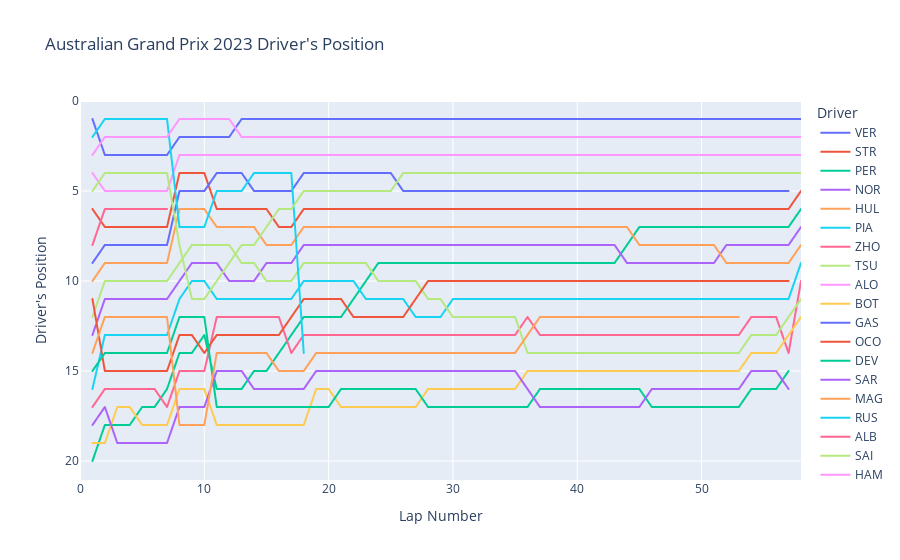

The cell this chart's notebook holds for it:
### Code cell
fig = px.line(laps, x="LapNumber", y='Position',color='Driver',
              hover_data=['LapNumber','Compound', 'TyreLife', 'Position'] , 
              title='Australian Grand Prix 2023 Driver\'s Position',
             labels=dict(LapNumber='Lap Number', Position='Driver\'s Position'))
fig.update_layout(yaxis = dict(autorange="reversed"))
fig.show()
fig.write_html("Driver_Position.html")

### Figure 1 — Plotly figure (JSON) as saved in the notebook; plotly's stock layout.template omitted (floating-point values rounded to 4 significant figures)
{"data": [{"customdata": [["MEDIUM", 1], ["MEDIUM", 2], ["MEDIUM", 3], ["MEDIUM", 4], ["MEDIUM", 5], ["MEDIUM", 6], ["MEDIUM", 7], ["MEDIUM", 8], ["HARD", 1], ["HARD", 2], ["HARD", 3], ["HARD", 4], ["HARD", 5], ["HARD", 6], ["HARD", 7], ["HARD", 8], ["HARD", 9], ["HARD", 10], ["HARD", 11], ["HARD", 12], ["HARD", 13], ["HARD", 14], ["HARD", 15], ["HARD", 16], ["HARD", 17], ["HARD", 18], ["HARD", 19], ["HARD", 20], ["HARD", 21], ["HARD", 22], ["HARD", 23], ["HARD", 24], ["HARD", 25], ["HARD", 26], ["HARD", 27], ["HARD", 28], ["HARD", 29], ["HARD", 30], ["HARD", 31], ["HARD", 32], ["HARD", 33], ["HARD", 34], ["HARD", 35], ["HARD", 36], ["HARD", 37], ["HARD", 38], ["HARD", 39], ["HARD", 40], ["HARD", 41], ["HARD", 42], ["HARD", 43], ["HARD", 44], ["HARD", 45], ["HARD", 46], ["HARD", 47], ["SOFT", 4], ["SOFT", 5], ["SOFT", 6]], "hovertemplate": "Driver=VER<br>Lap Number=%{x}<br>Driver's Position=%{y}<br>Compound=%{customdata[0]}<br>TyreLife=%{customdata[1]}<extra></extra>", "legendgroup": "VER", "line": {"color": "#636efa", "dash": "solid"}, "marker": {"symbol": "circle"}, "mode": "lines", "name": "VER", "showlegend": true, "type": "scattergl", "x": [1, 2, 3, 4, 5, 6, 7, 8, 9, 10, 11, 12, 13, 14, 15, 16, 17, 18, 19, 20, 21, 22, 23, 24, 25, 26, 27, 28, 29, 30, 31, 32, 33, 34, 35, 36, 37, 38, 39, 40, 41, 42, 43, 44, 45, 46, 47, 48, 49, 50, 51, 52, 53, 54, 55, 56, 57, 58], "xaxis": "x", "y": [1, 3, 3, 3, 3, 3, 3, 2, 2, 2, 2, 2, 1, 1, 1, 1, 1, 1, 1, 1, 1, 1, 1, 1, 1, 1, 1, 1, 1, 1, 1, 1, 1, 1, 1, 1, 1, 1, 1, 1, 1, 1, 1, 1, 1, 1, 1, 1, 1, 1, 1, 1, 1, 1, 1, 1, 1, 1], "yaxis": "y"}, {"customdata": [["MEDIUM", 2], ["MEDIUM", 3], ["MEDIUM", 4], ["MEDIUM", 5], ["MEDIUM", 6], ["MEDIUM", 7], ["MEDIUM", 8], ["MEDIUM", 9], ["HARD", 1], ["HARD", 2], ["HARD", 3], ["HARD", 4], ["HARD", 5], ["HARD", 6], ["HARD", 7], ["HARD", 8], ["HARD", 9], ["HARD", 10], ["HARD", 11], ["HARD", 12], ["HARD", 13], ["HARD", 14], ["HARD", 15], ["HARD", 16], ["HARD", 17], ["HARD", 18], ["HARD", 19], ["HARD", 20], ["HARD", 21], ["HARD", 22], ["HARD", 23], ["HARD", 24], ["HARD", 25], ["HARD", 26], ["HARD", 27], ["HARD", 28], ["HARD", 29], ["HARD", 30], ["HARD", 31], ["HARD", 32], ["HARD", 33], ["HARD", 34], ["HARD", 35], ["HARD", 36], ["HARD", 37], ["HARD", 38], ["HARD", 39], ["HARD", 40], ["HARD", 41], ["HARD", 42], ["HARD", 43], ["HARD", 44], ["HARD", 45], ["HARD", 46], ["HARD", 47], ["SOFT", 6], ["SOFT", 7], ["SOFT", 7]], "hovertemplate": "Driver=STR<br>Lap Number=%{x}<br>Driver's Position=%{y}<br>Compound=%{customdata[0]}<br>TyreLife=%{customdata[1]}<extra></extra>", "legendgroup": "STR", "line": {"color": "#EF553B", "dash": "solid"}, "marker": {"symbol": "circle"}, "mode": "lines", "name": "STR", "showlegend": true, "type": "scattergl", "x": [1, 2, 3, 4, 5, 6, 7, 8, 9, 10, 11, 12, 13, 14, 15, 16, 17, 18, 19, 20, 21, 22, 23, 24, 25, 26, 27, 28, 29, 30, 31, 32, 33, 34, 35, 36, 37, 38, 39, 40, 41, 42, 43, 44, 45, 46, 47, 48, 49, 50, 51, 52, 53, 54, 55, 56, 57, 58], "xaxis": "x", "y": [6, 7, 7, 7, 7, 7, 7, 4, 4, 4, 6, 6, 6, 6, 6, 7, 7, 6, 6, 6, 6, 6, 6, 6, 6, 6, 6, 6, 6, 6, 6, 6, 6, 6, 6, 6, 6, 6, 6, 6, 6, 6, 6, 6, 6, 6, 6, 6, 6, 6, 6, 6, 6, 6, 6, 6, 6, 5], "yaxis": "y"}, {"customdata": [["HARD", 1], ["MEDIUM", null], ["HARD", 1], ["HARD", 2], ["HARD", 3], ["HARD", 4], ["HARD", 5], ["HARD", 6], ["HARD", 2], ["HARD", 3], ["HARD", 4], ["HARD", 5], ["HARD", 6], ["HARD", 7], ["HARD", 8], ["HARD", 9], ["HARD", 10], ["HARD", 11], ["HARD", 12], ["HARD", 13], ["HARD", 14], ["HARD", 15], ["HARD", 16], ["HARD", 17], ["HARD", 18], ["HARD", 19], ["HARD", 20], ["HARD", 21], ["HARD", 22], ["HARD", 23], ["HARD", 24], ["HARD", 25], ["HARD", 26], ["HARD", 27], ["HARD", 28], ["HARD", 29], ["HARD", 30], ["HARD", 31], ["HARD", 32], ["HARD", 33], ["HARD", 34], ["HARD", 35], ["HARD", 36], ["HARD", 37], ["HARD", 38], ["HARD", 39], ["HARD", 40], ["HARD", 41], ["HARD", 42], ["HARD", 43], ["HARD", 44], ["HARD", 45], ["HARD", 46], ["HARD", 47], ["HARD", 48], ["SOFT", 1], ["SOFT", 2], ["SOFT", 1]], "hovertemplate": "Driver=PER<br>Lap Number=%{x}<br>Driver's Position=%{y}<br>Compound=%{customdata[0]}<br>TyreLife=%{customdata[1]}<extra></extra>", "legendgroup": "PER", "line": {"color": "#00cc96", "dash": "solid"}, "marker": {"symbol": "circle"}, "mode": "lines", "name": "PER", "showlegend": true, "type": "scattergl", "x": [1, 2, 3, 4, 5, 6, 7, 8, 9, 10, 11, 12, 13, 14, 15, 16, 17, 18, 19, 20, 21, 22, 23, 24, 25, 26, 27, 28, 29, 30, 31, 32, 33, 34, 35, 36, 37, 38, 39, 40, 41, 42, 43, 44, 45, 46, 47, 48, 49, 50, 51, 52, 53, 54, 55, 56, 57, 58], "xaxis": "x", "y": [20, 18, 18, 18, 17, 17, 16, 14, 14, 13, 16, 16, 16, 15, 15, 14, 13, 12, 12, 12, 12, 11, 10, 9, 9, 9, 9, 9, 9, 9, 9, 9, 9, 9, 9, 9, 9, 9, 9, 9, 9, 9, 9, 8, 7, 7, 7, 7, 7, 7, 7, 7, 7, 7, 7, 7, 7, 6], "yaxis": "y"}, {"customdata": [["MEDIUM", 1], ["MEDIUM", 2], ["MEDIUM", 3], ["MEDIUM", 4], ["MEDIUM", 5], ["MEDIUM", 6], ["MEDIUM", 7], ["MEDIUM", 8], ["HARD", 1], ["HARD", 2], ["HARD", 3], ["HARD", 4], ["HARD", 5], ["HARD", 6], ["HARD", 7], ["HARD", 8], ["HARD", 9], ["HARD", 10], ["HARD", 11], ["HARD", 12], ["HARD", 13], ["HARD", 14], ["HARD", 15], ["HARD", 16], ["HARD", 17], ["HARD", 18], ["HARD", 19], ["HARD", 20], ["HARD", 21], ["HARD", 22], ["HARD", 23], ["HARD", 24], ["HARD", 25], ["HARD", 26], ["HARD", 27], ["HARD", 28], ["HARD", 29], ["HARD", 30], ["HARD", 31], ["HARD", 32], ["HARD", 33], ["HARD", 34], ["HARD", 35], ["HARD", 36], ["HARD", 37], ["HARD", 38], ["HARD", 39], ["HARD", 40], ["HARD", 41], ["HARD", 42], ["HARD", 43], ["HARD", 44], ["HARD", 45], ["HARD", 46], ["HARD", 47], ["SOFT", 1], ["SOFT", 2], ["SOFT", 5]], "hovertemplate": "Driver=NOR<br>Lap Number=%{x}<br>Driver's Position=%{y}<br>Compound=%{customdata[0]}<br>TyreLife=%{customdata[1]}<extra></extra>", "legendgroup": "NOR", "line": {"color": "#ab63fa", "dash": "solid"}, "marker": {"symbol": "circle"}, "mode": "lines", "name": "NOR", "showlegend": true, "type": "scattergl", "x": [1, 2, 3, 4, 5, 6, 7, 8, 9, 10, 11, 12, 13, 14, 15, 16, 17, 18, 19, 20, 21, 22, 23, 24, 25, 26, 27, 28, 29, 30, 31, 32, 33, 34, 35, 36, 37, 38, 39, 40, 41, 42, 43, 44, 45, 46, 47, 48, 49, 50, 51, 52, 53, 54, 55, 56, 57, 58], "xaxis": "x", "y": [13, 11, 11, 11, 11, 11, 11, 10, 9, 9, 9, 10, 10, 10, 9, 9, 9, 8, 8, 8, 8, 8, 8, 8, 8, 8, 8, 8, 8, 8, 8, 8, 8, 8, 8, 8, 8, 8, 8, 8, 8, 8, 8, 9, 9, 9, 9, 9, 9, 9, 9, 8, 8, 8, 8, 8, 8, 7], "yaxis": "y"}, {"customdata": [["MEDIUM", 1], ["MEDIUM", 2], ["MEDIUM", 3], ["MEDIUM", 4], ["MEDIUM", 5], ["MEDIUM", 6], ["MEDIUM", 7], ["MEDIUM", 8], ["HARD", 1], ["HARD", 2], ["HARD", 3], ["HARD", 4], ["HARD", 5], ["HARD", 6], ["HARD", 7], ["HARD", 8], ["HARD", 9], ["HARD", 10], ["HARD", 11], ["HARD", 12], ["HARD", 13], ["HARD", 14], ["HARD", 15], ["HARD", 16], ["HARD", 17], ["HARD", 18], ["HARD", 19], ["HARD", 20], ["HARD", 21], ["HARD", 22], ["HARD", 23], ["HARD", 24], ["HARD", 25], ["HARD", 26], ["HARD", 27], ["HARD", 28], ["HARD", 29], ["HARD", 30], ["HARD", 31], ["HARD", 32], ["HARD", 33], ["HARD", 34], ["HARD", 35], ["HARD", 36], ["HARD", 37], ["HARD", 38], ["HARD", 39], ["HARD", 40], ["HARD", 41], ["HARD", 42], ["HARD", 43], ["HARD", 44], ["HARD", 45], ["HARD", 46], ["HARD", 47], ["SOFT", 5], ["SOFT", 6], ["SOFT", 5]], "hovertemplate": "Driver=HUL<br>Lap Number=%{x}<br>Driver's Position=%{y}<br>Compound=%{customdata[0]}<br>TyreLife=%{customdata[1]}<extra></extra>", "legendgroup": "HUL", "line": {"color": "#FFA15A", "dash": "solid"}, "marker": {"symbol": "circle"}, "mode": "lines", "name": "HUL", "showlegend": true, "type": "scattergl", "x": [1, 2, 3, 4, 5, 6, 7, 8, 9, 10, 11, 12, 13, 14, 15, 16, 17, 18, 19, 20, 21, 22, 23, 24, 25, 26, 27, 28, 29, 30, 31, 32, 33, 34, 35, 36, 37, 38, 39, 40, 41, 42, 43, 44, 45, 46, 47, 48, 49, 50, 51, 52, 53, 54, 55, 56, 57, 58], "xaxis": "x", "y": [10, 9, 9, 9, 9, 9, 9, 6, 6, 6, 7, 7, 7, 7, 8, 8, 8, 7, 7, 7, 7, 7, 7, 7, 7, 7, 7, 7, 7, 7, 7, 7, 7, 7, 7, 7, 7, 7, 7, 7, 7, 7, 7, 7, 8, 8, 8, 8, 8, 8, 8, 9, 9, 9, 9, 9, 9, 8], "yaxis": "y"}, {"customdata": [["MEDIUM", 1], ["MEDIUM", 2], ["MEDIUM", 3], ["MEDIUM", 4], ["MEDIUM", 5], ["MEDIUM", 6], ["MEDIUM", 7], ["MEDIUM", 8], ["HARD", 1], ["HARD", 2], ["HARD", 3], ["HARD", 4], ["HARD", 5], ["HARD", 6], ["HARD", 7], ["HARD", 8], ["HARD", 9], ["HARD", 10], ["HARD", 11], ["HARD", 12], ["HARD", 13], ["HARD", 14], ["HARD", 15], ["HARD", 16], ["HARD", 17], ["HARD", 18], ["HARD", 19], ["HARD", 20], ["HARD", 21], ["HARD", 22], ["HARD", 23], ["HARD", 24], ["HARD", 25], ["HARD", 26], ["HARD", 27], ["HARD", 28], ["HARD", 29], ["HARD", 30], ["HARD", 31], ["HARD", 32], ["HARD", 33], ["HARD", 34], ["HARD", 35], ["HARD", 36], ["HARD", 37], ["HARD", 38], ["HARD", 39], ["HARD", 40], ["HARD", 41], ["HARD", 42], ["HARD", 43], ["HARD", 44], ["HARD", 45], ["HARD", 46], ["SOFT", 1], ["UNKNOWN", 1], ["SOFT", 3], ["SOFT", 1]], "hovertemplate": "Driver=PIA<br>Lap Number=%{x}<br>Driver's Position=%{y}<br>Compound=%{customdata[0]}<br>TyreLife=%{customdata[1]}<extra></extra>", "legendgroup": "PIA", "line": {"color": "#19d3f3", "dash": "solid"}, "marker": {"symbol": "circle"}, "mode": "lines", "name": "PIA", "showlegend": true, "type": "scattergl", "x": [1, 2, 3, 4, 5, 6, 7, 8, 9, 10, 11, 12, 13, 14, 15, 16, 17, 18, 19, 20, 21, 22, 23, 24, 25, 26, 27, 28, 29, 30, 31, 32, 33, 34, 35, 36, 37, 38, 39, 40, 41, 42, 43, 44, 45, 46, 47, 48, 49, 50, 51, 52, 53, 54, 55, 56, 57, 58], "xaxis": "x", "y": [16, 13, 13, 13, 13, 13, 13, 11, 10, 10, 11, 11, 11, 11, 11, 11, 11, 10, 10, 10, 10, 10, 11, 11, 11, 11, 12, 12, 12, 11, 11, 11, 11, 11, 11, 11, 11, 11, 11, 11, 11, 11, 11, 11, 11, 11, 11, 11, 11, 11, 11, 11, 11, 11, 11, 11, 11, 9], "yaxis": "y"}, {"customdata": [["SOFT", 1], ["HARD", 1], ["HARD", 2], ["HARD", 3], ["HARD", 4], ["HARD", 5], ["HARD", 6], ["HARD", 7], ["HARD", 8], ["HARD", 9], ["HARD", 10], ["HARD", 11], ["HARD", 12], ["HARD", 13], ["HARD", 14], ["HARD", 15], ["HARD", 16], ["HARD", 17], ["HARD", 18], ["HARD", 19], ["HARD", 20], ["HARD", 21], ["HARD", 22], ["HARD", 23], ["HARD", 24], ["HARD", 25], ["HARD", 26], ["HARD", 27], ["HARD", 28], ["HARD", 29], ["HARD", 30], ["HARD", 31], ["HARD", 32], ["HARD", 33], ["HARD", 34], ["HARD", 35], ["HARD", 36], ["HARD", 37], ["HARD", 38], ["HARD", 39], ["HARD", 40], ["HARD", 41], ["HARD", 42], ["HARD", 43], ["HARD", 44], ["HARD", 45], ["HARD", 46], ["HARD", 47], ["HARD", 48], ["HARD", 49], ["HARD", 50], ["HARD", 51], ["HARD", 52], ["HARD", 53], ["SOFT", null], ["SOFT", null], ["SOFT", null], ["SOFT", 3]], "hovertemplate": "Driver=ZHO<br>Lap Number=%{x}<br>Driver's Position=%{y}<br>Compound=%{customdata[0]}<br>TyreLife=%{customdata[1]}<extra></extra>", "legendgroup": "ZHO", "line": {"color": "#FF6692", "dash": "solid"}, "marker": {"symbol": "circle"}, "mode": "lines", "name": "ZHO", "showlegend": true, "type": "scattergl", "x": [1, 2, 3, 4, 5, 6, 7, 8, 9, 10, 11, 12, 13, 14, 15, 16, 17, 18, 19, 20, 21, 22, 23, 24, 25, 26, 27, 28, 29, 30, 31, 32, 33, 34, 35, 36, 37, 38, 39, 40, 41, 42, 43, 44, 45, 46, 47, 48, 49, 50, 51, 52, 53, 54, 55, 56, 57, 58], "xaxis": "x", "y": [17, 16, 16, 16, 16, 16, 17, 15, 15, 15, 12, 12, 12, 12, 12, 12, 14, 13, 13, 13, 13, 13, 13, 13, 13, 13, 13, 13, 13, 13, 13, 13, 13, 13, 13, 12, 13, 13, 13, 13, 13, 13, 13, 13, 13, 13, 13, 13, 13, 13, 13, 13, 13, 12, 12, 12, 14, 10], "yaxis": "y"}, {"customdata": [["MEDIUM", 1], ["MEDIUM", 2], ["MEDIUM", 3], ["MEDIUM", 4], ["MEDIUM", 5], ["MEDIUM", 6], ["MEDIUM", 7], ["MEDIUM", 8], ["HARD", 1], ["HARD", 2], ["HARD", 3], ["HARD", 4], ["HARD", 5], ["HARD", 6], ["HARD", 7], ["HARD", 8], ["HARD", 9], ["HARD", 10], ["HARD", 11], ["HARD", 12], ["HARD", 13], ["HARD", 14], ["HARD", 15], ["HARD", 16], ["HARD", 17], ["HARD", 18], ["HARD", 19], ["HARD", 20], ["HARD", 21], ["HARD", 22], ["HARD", 23], ["HARD", 24], ["HARD", 25], ["HARD", 26], ["HARD", 27], ["HARD", 28], ["HARD", 29], ["HARD", 30], ["HARD", 31], ["HARD", 32], ["HARD", 33], ["HARD", 34], ["HARD", 35], ["HARD", 36], ["HARD", 37], ["HARD", 38], ["HARD", 39], ["HARD", 40], ["HARD", 41], ["HARD", 42], ["HARD", 43], ["HARD", 44], ["HARD", 45], ["HARD", 46], ["SOFT", 1], ["SOFT", 5], ["SOFT", 6], ["SOFT", 9]], "hovertemplate": "Driver=TSU<br>Lap Number=%{x}<br>Driver's Position=%{y}<br>Compound=%{customdata[0]}<br>TyreLife=%{customdata[1]}<extra></extra>", "legendgroup": "TSU", "line": {"color": "#B6E880", "dash": "solid"}, "marker": {"symbol": "circle"}, "mode": "lines", "name": "TSU", "showlegend": true, "type": "scattergl", "x": [1, 2, 3, 4, 5, 6, 7, 8, 9, 10, 11, 12, 13, 14, 15, 16, 17, 18, 19, 20, 21, 22, 23, 24, 25, 26, 27, 28, 29, 30, 31, 32, 33, 34, 35, 36, 37, 38, 39, 40, 41, 42, 43, 44, 45, 46, 47, 48, 49, 50, 51, 52, 53, 54, 55, 56, 57, 58], "xaxis": "x", "y": [12, 10, 10, 10, 10, 10, 10, 9, 8, 8, 8, 8, 9, 9, 10, 10, 10, 9, 9, 9, 9, 9, 9, 10, 10, 10, 10, 11, 11, 12, 12, 12, 12, 12, 12, 14, 14, 14, 14, 14, 14, 14, 14, 14, 14, 14, 14, 14, 14, 14, 14, 14, 14, 13, 13, 13, 12, 11], "yaxis": "y"}, {"customdata": [["MEDIUM", 2], ["MEDIUM", 3], ["MEDIUM", 4], ["MEDIUM", 5], ["MEDIUM", 6], ["MEDIUM", 7], ["MEDIUM", 8], ["MEDIUM", 9], ["HARD", 1], ["HARD", 2], ["HARD", 3], ["HARD", 4], ["HARD", 5], ["HARD", 6], ["HARD", 7], ["HARD", 8], ["HARD", 9], ["HARD", 10], ["HARD", 11], ["HARD", 12], ["HARD", 13], ["HARD", 14], ["HARD", 15], ["HARD", 16], ["HARD", 17], ["HARD", 18], ["HARD", 19], ["HARD", 20], ["HARD", 21], ["HARD", 22], ["HARD", 23], ["HARD", 24], ["HARD", 25], ["HARD", 26], ["HARD", 27], ["HARD", 28], ["HARD", 29], ["HARD", 30], ["HARD", 31], ["HARD", 32], ["HARD", 33], ["HARD", 34], ["HARD", 35], ["HARD", 36], ["HARD", 37], ["HARD", 38], ["HARD", 39], ["HARD", 40], ["HARD", 41], ["HARD", 42], ["HARD", 43], ["HARD", 44], ["HARD", 45], ["HARD", 46], ["HARD", 47], ["SOFT", 5], ["SOFT", 6], ["SOFT", 5]], "hovertemplate": "Driver=ALO<br>Lap Number=%{x}<br>Driver's Position=%{y}<br>Compound=%{customdata[0]}<br>TyreLife=%{customdata[1]}<extra></extra>", "legendgroup": "ALO", "line": {"color": "#FF97FF", "dash": "solid"}, "marker": {"symbol": "circle"}, "mode": "lines", "name": "ALO", "showlegend": true, "type": "scattergl", "x": [1, 2, 3, 4, 5, 6, 7, 8, 9, 10, 11, 12, 13, 14, 15, 16, 17, 18, 19, 20, 21, 22, 23, 24, 25, 26, 27, 28, 29, 30, 31, 32, 33, 34, 35, 36, 37, 38, 39, 40, 41, 42, 43, 44, 45, 46, 47, 48, 49, 50, 51, 52, 53, 54, 55, 56, 57, 58], "xaxis": "x", "y": [4, 5, 5, 5, 5, 5, 5, 3, 3, 3, 3, 3, 3, 3, 3, 3, 3, 3, 3, 3, 3, 3, 3, 3, 3, 3, 3, 3, 3, 3, 3, 3, 3, 3, 3, 3, 3, 3, 3, 3, 3, 3, 3, 3, 3, 3, 3, 3, 3, 3, 3, 3, 3, 3, 3, 3, 3, 3], "yaxis": "y"}, {"customdata": [["SOFT", 1], ["HARD", null], ["HARD", null], ["HARD", null], ["HARD", null], ["HARD", null], ["HARD", null], ["HARD", null], ["HARD", 8], ["HARD", 9], ["HARD", 10], ["HARD", 11], ["HARD", 12], ["HARD", 13], ["HARD", 14], ["HARD", 15], ["HARD", 16], ["HARD", 17], ["HARD", 18], ["HARD", 19], ["HARD", 20], ["HARD", 21], ["HARD", 22], ["HARD", 23], ["HARD", 24], ["HARD", 25], ["HARD", 26], ["HARD", 27], ["HARD", 28], ["HARD", 29], ["HARD", 30], ["HARD", 31], ["HARD", 32], ["HARD", 33], ["HARD", 34], ["HARD", 35], ["HARD", 36], ["HARD", 37], ["HARD", 38], ["HARD", 39], ["HARD", 40], ["HARD", 41], ["HARD", 42], ["HARD", 43], ["HARD", 44], ["HARD", 45], ["HARD", 46], ["HARD", 47], ["HARD", 48], ["HARD", 49], ["HARD", 50], ["HARD", 51], ["HARD", 52], ["SOFT", null], ["UNKNOWN", 1], ["SOFT", 3], ["SOFT", 4], ["SOFT", 5]], "hovertemplate": "Driver=BOT<br>Lap Number=%{x}<br>Driver's Position=%{y}<br>Compound=%{customdata[0]}<br>TyreLife=%{customdata[1]}<extra></extra>", "legendgroup": "BOT", "line": {"color": "#FECB52", "dash": "solid"}, "marker": {"symbol": "circle"}, "mode": "lines", "name": "BOT", "showlegend": true, "type": "scattergl", "x": [1, 2, 3, 4, 5, 6, 7, 8, 9, 10, 11, 12, 13, 14, 15, 16, 17, 18, 19, 20, 21, 22, 23, 24, 25, 26, 27, 28, 29, 30, 31, 32, 33, 34, 35, 36, 37, 38, 39, 40, 41, 42, 43, 44, 45, 46, 47, 48, 49, 50, 51, 52, 53, 54, 55, 56, 57, 58], "xaxis": "x", "y": [19, 19, 17, 17, 18, 18, 18, 16, 16, 16, 18, 18, 18, 18, 18, 18, 18, 18, 16, 16, 17, 17, 17, 17, 17, 17, 17, 16, 16, 16, 16, 16, 16, 16, 16, 15, 15, 15, 15, 15, 15, 15, 15, 15, 15, 15, 15, 15, 15, 15, 15, 15, 15, 14, 14, 14, 13, 12], "yaxis": "y"}, {"customdata": [["SOFT", 1], ["SOFT", 2], ["SOFT", 3], ["SOFT", 4], ["SOFT", 5], ["SOFT", 6], ["SOFT", 7], ["SOFT", 8], ["HARD", 1], ["HARD", 2], ["HARD", 3], ["HARD", 4], ["HARD", 5], ["HARD", 6], ["HARD", 7], ["HARD", 8], ["HARD", 9], ["HARD", 10], ["HARD", 11], ["HARD", 12], ["HARD", 13], ["HARD", 14], ["HARD", 15], ["HARD", 16], ["HARD", 17], ["HARD", 18], ["HARD", 19], ["HARD", 20], ["HARD", 21], ["HARD", 22], ["HARD", 23], ["HARD", 24], ["HARD", 25], ["HARD", 26], ["HARD", 27], ["HARD", 28], ["HARD", 29], ["HARD", 30], ["HARD", 31], ["HARD", 32], ["HARD", 33], ["HARD", 34], ["HARD", 35], ["HARD", 36], ["HARD", 37], ["HARD", 38], ["HARD", 39], ["HARD", 40], ["HARD", 41], ["HARD", 42], ["HARD", 43], ["HARD", 44], ["HARD", 45], ["HARD", 46], ["HARD", 47], ["SOFT", 2], ["SOFT", 3]], "hovertemplate": "Driver=GAS<br>Lap Number=%{x}<br>Driver's Position=%{y}<br>Compound=%{customdata[0]}<br>TyreLife=%{customdata[1]}<extra></extra>", "legendgroup": "GAS", "line": {"color": "#636efa", "dash": "solid"}, "marker": {"symbol": "circle"}, "mode": "lines", "name": "GAS", "showlegend": true, "type": "scattergl", "x": [1, 2, 3, 4, 5, 6, 7, 8, 9, 10, 11, 12, 13, 14, 15, 16, 17, 18, 19, 20, 21, 22, 23, 24, 25, 26, 27, 28, 29, 30, 31, 32, 33, 34, 35, 36, 37, 38, 39, 40, 41, 42, 43, 44, 45, 46, 47, 48, 49, 50, 51, 52, 53, 54, 55, 56, 57], "xaxis": "x", "y": [9, 8, 8, 8, 8, 8, 8, 5, 5, 5, 4, 4, 4, 5, 5, 5, 5, 4, 4, 4, 4, 4, 4, 4, 4, 5, 5, 5, 5, 5, 5, 5, 5, 5, 5, 5, 5, 5, 5, 5, 5, 5, 5, 5, 5, 5, 5, 5, 5, 5, 5, 5, 5, 5, 5, 5, 5], "yaxis": "y"}, {"customdata": [["SOFT", 1], ["HARD", null], ["HARD", null], ["HARD", null], ["HARD", null], ["HARD", null], ["HARD", null], ["HARD", null], ["HARD", 8], ["HARD", 9], ["HARD", 10], ["HARD", 11], ["HARD", 12], ["HARD", 13], ["HARD", 14], ["HARD", 15], ["HARD", 16], ["HARD", 17], ["HARD", 18], ["HARD", 19], ["HARD", 20], ["HARD", 21], ["HARD", 22], ["HARD", 23], ["HARD", 24], ["HARD", 25], ["HARD", 26], ["HARD", 27], ["HARD", 28], ["HARD", 29], ["HARD", 30], ["HARD", 31], ["HARD", 32], ["HARD", 33], ["HARD", 34], ["HARD", 35], ["HARD", 36], ["HARD", 37], ["HARD", 38], ["HARD", 39], ["HARD", 40], ["HARD", 41], ["HARD", 42], ["HARD", 43], ["HARD", 44], ["HARD", 45], ["HARD", 46], ["HARD", 47], ["HARD", 48], ["HARD", 49], ["HARD", 50], ["HARD", 51], ["HARD", 52], ["HARD", 53], ["HARD", 54], ["SOFT", null], ["SOFT", null]], "hovertemplate": "Driver=OCO<br>Lap Number=%{x}<br>Driver's Position=%{y}<br>Compound=%{customdata[0]}<br>TyreLife=%{customdata[1]}<extra></extra>", "legendgroup": "OCO", "line": {"color": "#EF553B", "dash": "solid"}, "marker": {"symbol": "circle"}, "mode": "lines", "name": "OCO", "showlegend": true, "type": "scattergl", "x": [1, 2, 3, 4, 5, 6, 7, 8, 9, 10, 11, 12, 13, 14, 15, 16, 17, 18, 19, 20, 21, 22, 23, 24, 25, 26, 27, 28, 29, 30, 31, 32, 33, 34, 35, 36, 37, 38, 39, 40, 41, 42, 43, 44, 45, 46, 47, 48, 49, 50, 51, 52, 53, 54, 55, 56, 57], "xaxis": "x", "y": [11, 15, 15, 15, 15, 15, 15, 13, 13, 14, 13, 13, 13, 13, 13, 13, 12, 11, 11, 11, 11, 12, 12, 12, 12, 12, 11, 10, 10, 10, 10, 10, 10, 10, 10, 10, 10, 10, 10, 10, 10, 10, 10, 10, 10, 10, 10, 10, 10, 10, 10, 10, 10, 10, 10, 10, 10], "yaxis": "y"}, {"customdata": [["HARD", 1], ["HARD", 2], ["HARD", 3], ["HARD", 4], ["HARD", 5], ["HARD", 6], ["HARD", 7], ["HARD", 8], ["MEDIUM", 1], ["MEDIUM", 2], ["MEDIUM", 3], ["MEDIUM", 4], ["MEDIUM", 5], ["MEDIUM", 6], ["MEDIUM", 7], ["MEDIUM", 8], ["MEDIUM", 9], ["MEDIUM", 10], ["MEDIUM", 11], ["MEDIUM", 12], ["MEDIUM", 13], ["MEDIUM", 14], ["MEDIUM", 15], ["MEDIUM", 16], ["MEDIUM", 17], ["MEDIUM", 18], ["MEDIUM", 19], ["MEDIUM", 20], ["MEDIUM", 21], ["MEDIUM", 22], ["MEDIUM", 23], ["MEDIUM", 24], ["MEDIUM", 25], ["MEDIUM", 26], ["MEDIUM", 27], ["MEDIUM", 28], ["MEDIUM", 29], ["MEDIUM", 30], ["MEDIUM", 31], ["MEDIUM", 32], ["MEDIUM", 33], ["MEDIUM", 34], ["MEDIUM", 35], ["MEDIUM", 36], ["MEDIUM", 37], ["SOFT", 1], ["SOFT", 2], ["SOFT", 3], ["SOFT", 4], ["SOFT", 5], ["SOFT", 6], ["SOFT", 7], ["SOFT", 8], ["SOFT", 9], ["SOFT", 5], ["SOFT", 6], ["SOFT", 7]], "hovertemplate": "Driver=DEV<br>Lap Number=%{x}<br>Driver's Position=%{y}<br>Compound=%{customdata[0]}<br>TyreLife=%{customdata[1]}<extra></extra>", "legendgroup": "DEV", "line": {"color": "#00cc96", "dash": "solid"}, "marker": {"symbol": "circle"}, "mode": "lines", "name": "DEV", "showlegend": true, "type": "scattergl", "x": [1, 2, 3, 4, 5, 6, 7, 8, 9, 10, 11, 12, 13, 14, 15, 16, 17, 18, 19, 20, 21, 22, 23, 24, 25, 26, 27, 28, 29, 30, 31, 32, 33, 34, 35, 36, 37, 38, 39, 40, 41, 42, 43, 44, 45, 46, 47, 48, 49, 50, 51, 52, 53, 54, 55, 56, 57], "xaxis": "x", "y": [15, 14, 14, 14, 14, 14, 14, 12, 12, 12, 17, 17, 17, 17, 17, 17, 17, 17, 17, 17, 16, 16, 16, 16, 16, 16, 16, 17, 17, 17, 17, 17, 17, 17, 17, 17, 16, 16, 16, 16, 16, 16, 16, 16, 16, 17, 17, 17, 17, 17, 17, 17, 17, 16, 16, 16, 15], "yaxis": "y"}, {"customdata": [["HARD", 1], ["MEDIUM", 1], ["HARD", 2], ["HARD", 3], ["HARD", 4], ["HARD", 5], ["HARD", 6], ["HARD", 7], ["MEDIUM", 1], ["MEDIUM", 2], ["MEDIUM", 3], ["MEDIUM", 4], ["MEDIUM", 5], ["MEDIUM", 6], ["MEDIUM", 7], ["MEDIUM", 8], ["MEDIUM", 9], ["MEDIUM", 10], ["MEDIUM", 11], ["MEDIUM", 12], ["MEDIUM", 13], ["MEDIUM", 14], ["MEDIUM", 15], ["MEDIUM", 16], ["MEDIUM", 17], ["MEDIUM", 18], ["MEDIUM", 19], ["MEDIUM", 20], ["MEDIUM", 21], ["MEDIUM", 22], ["MEDIUM", 23], ["MEDIUM", 24], ["MEDIUM", 25], ["MEDIUM", 26], ["MEDIUM", 27], ["MEDIUM", 28], ["HARD", 8], ["HARD", 9], ["HARD", 10], ["HARD", 11], ["HARD", 12], ["HARD", 13], ["HARD", 14], ["HARD", 15], ["HARD", 16], ["HARD", 17], ["HARD", 18], ["HARD", 19], ["HARD", 20], ["HARD", 21], ["HARD", 22], ["HARD", 23], ["HARD", 24], ["HARD", 25], ["SOFT", 1], ["SOFT", 2], ["SOFT", 3]], "hovertemplate": "Driver=SAR<br>Lap Number=%{x}<br>Driver's Position=%{y}<br>Compound=%{customdata[0]}<br>TyreLife=%{customdata[1]}<extra></extra>", "legendgroup": "SAR", "line": {"color": "#ab63fa", "dash": "solid"}, "marker": {"symbol": "circle"}, "mode": "lines", "name": "SAR", "showlegend": true, "type": "scattergl", "x": [1, 2, 3, 4, 5, 6, 7, 8, 9, 10, 11, 12, 13, 14, 15, 16, 17, 18, 19, 20, 21, 22, 23, 24, 25, 26, 27, 28, 29, 30, 31, 32, 33, 34, 35, 36, 37, 38, 39, 40, 41, 42, 43, 44, 45, 46, 47, 48, 49, 50, 51, 52, 53, 54, 55, 56, 57], "xaxis": "x", "y": [18, 17, 19, 19, 19, 19, 19, 17, 17, 17, 15, 15, 15, 16, 16, 16, 16, 16, 15, 15, 15, 15, 15, 15, 15, 15, 15, 15, 15, 15, 15, 15, 15, 15, 15, 16, 17, 17, 17, 17, 17, 17, 17, 17, 17, 16, 16, 16, 16, 16, 16, 16, 16, 15, 15, 15, 16], "yaxis": "y"}, {"customdata": [["MEDIUM", 1], ["MEDIUM", 2], ["MEDIUM", 3], ["MEDIUM", 4], ["MEDIUM", 5], ["MEDIUM", 6], ["MEDIUM", 7], ["HARD", 1], ["HARD", 2], ["HARD", 3], ["HARD", 4], ["HARD", 5], ["HARD", 6], ["HARD", 7], ["HARD", 8], ["HARD", 9], ["HARD", 10], ["HARD", 11], ["HARD", 12], ["HARD", 13], ["HARD", 14], ["HARD", 15], ["HARD", 16], ["HARD", 17], ["HARD", 18], ["HARD", 19], ["HARD", 20], ["HARD", 21], ["HARD", 22], ["HARD", 23], ["HARD", 24], ["HARD", 25], ["HARD", 26], ["HARD", 27], ["HARD", 28], ["HARD", 29], ["HARD", 30], ["HARD", 31], ["HARD", 32], ["HARD", 33], ["HARD", 34], ["HARD", 35], ["HARD", 36], ["HARD", 37], ["HARD", 38], ["HARD", 39], ["HARD", 40], ["HARD", 41], ["HARD", 42], ["HARD", 43], ["HARD", 44], ["HARD", 45], ["HARD", 46]], "hovertemplate": "Driver=MAG<br>Lap Number=%{x}<br>Driver's Position=%{y}<br>Compound=%{customdata[0]}<br>TyreLife=%{customdata[1]}<extra></extra>", "legendgroup": "MAG", "line": {"color": "#FFA15A", "dash": "solid"}, "marker": {"symbol": "circle"}, "mode": "lines", "name": "MAG", "showlegend": true, "type": "scattergl", "x": [1, 2, 3, 4, 5, 6, 7, 8, 9, 10, 11, 12, 13, 14, 15, 16, 17, 18, 19, 20, 21, 22, 23, 24, 25, 26, 27, 28, 29, 30, 31, 32, 33, 34, 35, 36, 37, 38, 39, 40, 41, 42, 43, 44, 45, 46, 47, 48, 49, 50, 51, 52, 53], "xaxis": "x", "y": [14, 12, 12, 12, 12, 12, 12, 18, 18, 18, 14, 14, 14, 14, 14, 15, 15, 15, 14, 14, 14, 14, 14, 14, 14, 14, 14, 14, 14, 14, 14, 14, 14, 14, 14, 13, 12, 12, 12, 12, 12, 12, 12, 12, 12, 12, 12, 12, 12, 12, 12, 12, 12], "yaxis": "y"}, {"customdata": [["MEDIUM", 1], ["MEDIUM", 2], ["MEDIUM", 3], ["MEDIUM", 4], ["MEDIUM", 5], ["MEDIUM", 6], ["MEDIUM", 7], ["HARD", 1], ["HARD", 2], ["HARD", 3], ["HARD", 4], ["HARD", 5], ["HARD", 6], ["HARD", 7], ["HARD", 8], ["HARD", 9], ["HARD", 10], ["HARD", 11]], "hovertemplate": "Driver=RUS<br>Lap Number=%{x}<br>Driver's Position=%{y}<br>Compound=%{customdata[0]}<br>TyreLife=%{customdata[1]}<extra></extra>", "legendgroup": "RUS", "line": {"color": "#19d3f3", "dash": "solid"}, "marker": {"symbol": "circle"}, "mode": "lines", "name": "RUS", "showlegend": true, "type": "scattergl", "x": [1, 2, 3, 4, 5, 6, 7, 8, 9, 10, 11, 12, 13, 14, 15, 16, 17, 18], "xaxis": "x", "y": [2, 1, 1, 1, 1, 1, 1, 7, 7, 7, 5, 5, 5, 4, 4, 4, 4, 14], "yaxis": "y"}, {"customdata": [["MEDIUM", 1], ["MEDIUM", 2], ["MEDIUM", 3], ["MEDIUM", 4], ["MEDIUM", 5], ["MEDIUM", 6], ["MEDIUM", 7]], "hovertemplate": "Driver=ALB<br>Lap Number=%{x}<br>Driver's Position=%{y}<br>Compound=%{customdata[0]}<br>TyreLife=%{customdata[1]}<extra></extra>", "legendgroup": "ALB", "line": {"color": "#FF6692", "dash": "solid"}, "marker": {"symbol": "circle"}, "mode": "lines", "name": "ALB", "showlegend": true, "type": "scattergl", "x": [1, 2, 3, 4, 5, 6, 7], "xaxis": "x", "y": [8, 6, 6, 6, 6, 6, 6], "yaxis": "y"}, {"customdata": [["MEDIUM", 1], ["MEDIUM", 2], ["MEDIUM", 3], ["MEDIUM", 4], ["MEDIUM", 5], ["MEDIUM", 6], ["MEDIUM", 7], ["HARD", 1], ["HARD", 2], ["HARD", 3], ["HARD", 4], ["HARD", 5], ["HARD", 6], ["HARD", 7], ["HARD", 8], ["HARD", 9], ["HARD", 10], ["HARD", 11], ["HARD", 12], ["HARD", 13], ["HARD", 14], ["HARD", 15], ["HARD", 16], ["HARD", 17], ["HARD", 18], ["HARD", 19], ["HARD", 20], ["HARD", 21], ["HARD", 22], ["HARD", 23], ["HARD", 24], ["HARD", 25], ["HARD", 26], ["HARD", 27], ["HARD", 28], ["HARD", 29], ["HARD", 30], ["HARD", 31], ["HARD", 32], ["HARD", 33], ["HARD", 34], ["HARD", 35], ["HARD", 36], ["HARD", 37], ["HARD", 38], ["HARD", 39], ["HARD", 40], ["HARD", 41], ["HARD", 42], ["HARD", 43], ["HARD", 44], ["HARD", 45], ["HARD", 46], ["HARD", 47], ["HARD", 48], ["SOFT", 5], ["SOFT", 6], ["SOFT", 5]], "hovertemplate": "Driver=SAI<br>Lap Number=%{x}<br>Driver's Position=%{y}<br>Compound=%{customdata[0]}<br>TyreLife=%{customdata[1]}<extra></extra>", "legendgroup": "SAI", "line": {"color": "#B6E880", "dash": "solid"}, "marker": {"symbol": "circle"}, "mode": "lines", "name": "SAI", "showlegend": true, "type": "scattergl", "x": [1, 2, 3, 4, 5, 6, 7, 8, 9, 10, 11, 12, 13, 14, 15, 16, 17, 18, 19, 20, 21, 22, 23, 24, 25, 26, 27, 28, 29, 30, 31, 32, 33, 34, 35, 36, 37, 38, 39, 40, 41, 42, 43, 44, 45, 46, 47, 48, 49, 50, 51, 52, 53, 54, 55, 56, 57, 58], "xaxis": "x", "y": [5, 4, 4, 4, 4, 4, 4, 8, 11, 11, 10, 9, 8, 8, 7, 6, 6, 5, 5, 5, 5, 5, 5, 5, 5, 4, 4, 4, 4, 4, 4, 4, 4, 4, 4, 4, 4, 4, 4, 4, 4, 4, 4, 4, 4, 4, 4, 4, 4, 4, 4, 4, 4, 4, 4, 4, 4, 4], "yaxis": "y"}, {"customdata": [["MEDIUM", 1], ["MEDIUM", 2], ["MEDIUM", 3], ["MEDIUM", 4], ["MEDIUM", 5], ["MEDIUM", 6], ["MEDIUM", 7], ["MEDIUM", 8], ["HARD", 1], ["HARD", 2], ["HARD", 3], ["HARD", 4], ["HARD", 5], ["HARD", 6], ["HARD", 7], ["HARD", 8], ["HARD", 9], ["HARD", 10], ["HARD", 11], ["HARD", 12], ["HARD", 13], ["HARD", 14], ["HARD", 15], ["HARD", 16], ["HARD", 17], ["HARD", 18], ["HARD", 19], ["HARD", 20], ["HARD", 21], ["HARD", 22], ["HARD", 23], ["HARD", 24], ["HARD", 25], ["HARD", 26], ["HARD", 27], ["HARD", 28], ["HARD", 29], ["HARD", 30], ["HARD", 31], ["HARD", 32], ["HARD", 33], ["HARD", 34], ["HARD", 35], ["HARD", 36], ["HARD", 37], ["HARD", 38], ["HARD", 39], ["HARD", 40], ["HARD", 41], ["HARD", 42], ["HARD", 43], ["HARD", 44], ["HARD", 45], ["HARD", 46], ["HARD", 47], ["SOFT", 5], ["SOFT", 6], ["SOFT", 5]], "hovertemplate": "Driver=HAM<br>Lap Number=%{x}<br>Driver's Position=%{y}<br>Compound=%{customdata[0]}<br>TyreLife=%{customdata[1]}<extra></extra>", "legendgroup": "HAM", "line": {"color": "#FF97FF", "dash": "solid"}, "marker": {"symbol": "circle"}, "mode": "lines", "name": "HAM", "showlegend": true, "type": "scattergl", "x": [1, 2, 3, 4, 5, 6, 7, 8, 9, 10, 11, 12, 13, 14, 15, 16, 17, 18, 19, 20, 21, 22, 23, 24, 25, 26, 27, 28, 29, 30, 31, 32, 33, 34, 35, 36, 37, 38, 39, 40, 41, 42, 43, 44, 45, 46, 47, 48, 49, 50, 51, 52, 53, 54, 55, 56, 57, 58], "xaxis": "x", "y": [3, 2, 2, 2, 2, 2, 2, 1, 1, 1, 1, 1, 2, 2, 2, 2, 2, 2, 2, 2, 2, 2, 2, 2, 2, 2, 2, 2, 2, 2, 2, 2, 2, 2, 2, 2, 2, 2, 2, 2, 2, 2, 2, 2, 2, 2, 2, 2, 2, 2, 2, 2, 2, 2, 2, 2, 2, 2], "yaxis": "y"}, {"customdata": [["MEDIUM", 1]], "hovertemplate": "Driver=LEC<br>Lap Number=%{x}<br>Driver's Position=%{y}<br>Compound=%{customdata[0]}<br>TyreLife=%{customdata[1]}<extra></extra>", "legendgroup": "LEC", "line": {"color": "#FECB52", "dash": "solid"}, "marker": {"symbol": "circle"}, "mode": "lines", "name": "LEC", "showlegend": true, "type": "scattergl", "x": [0], "xaxis": "x", "y": [""], "yaxis": "y"}], "layout": {"legend": {"title": {"text": "Driver"}, "tracegroupgap": 0}, "title": {"text": "Australian Grand Prix 2023 Driver's Position"}, "xaxis": {"anchor": "y", "domain": [0, 1], "title": {"text": "Lap Number"}}, "yaxis": {"anchor": "x", "autorange": "reversed", "domain": [0, 1], "title": {"text": "Driver's Position"}}}}
